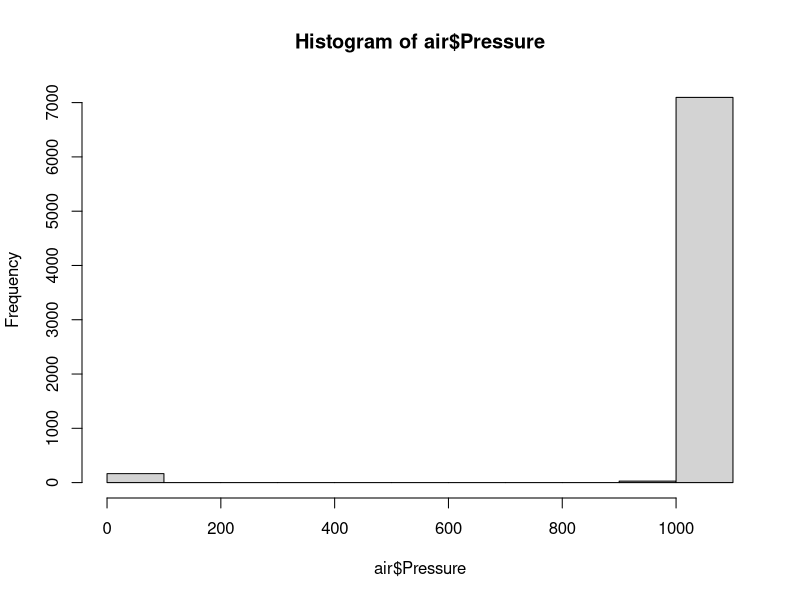
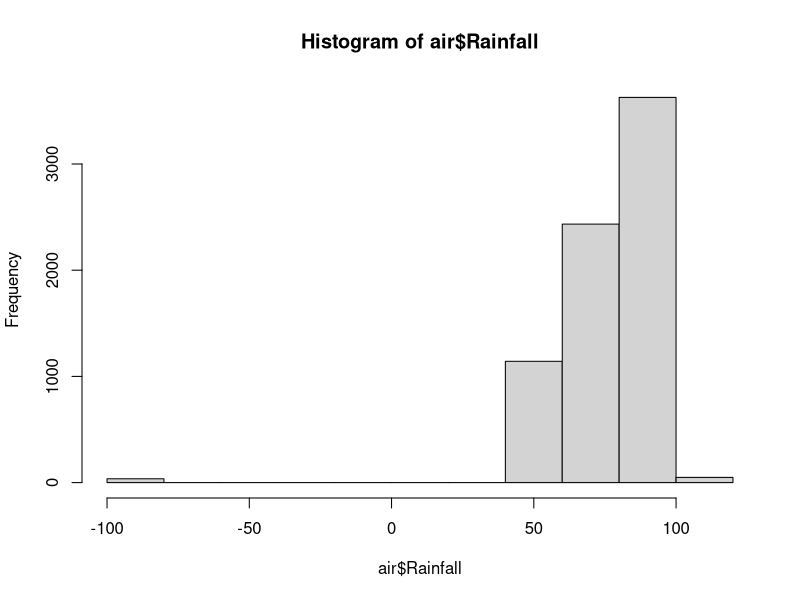
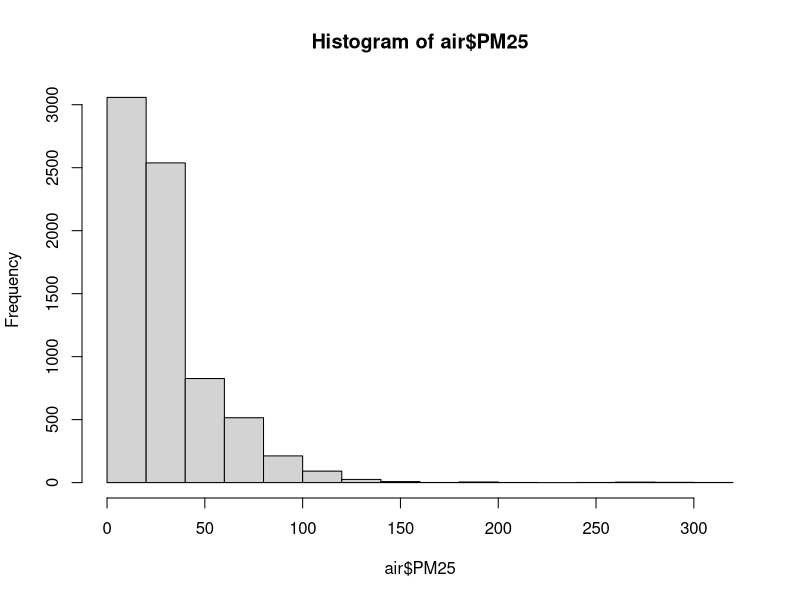
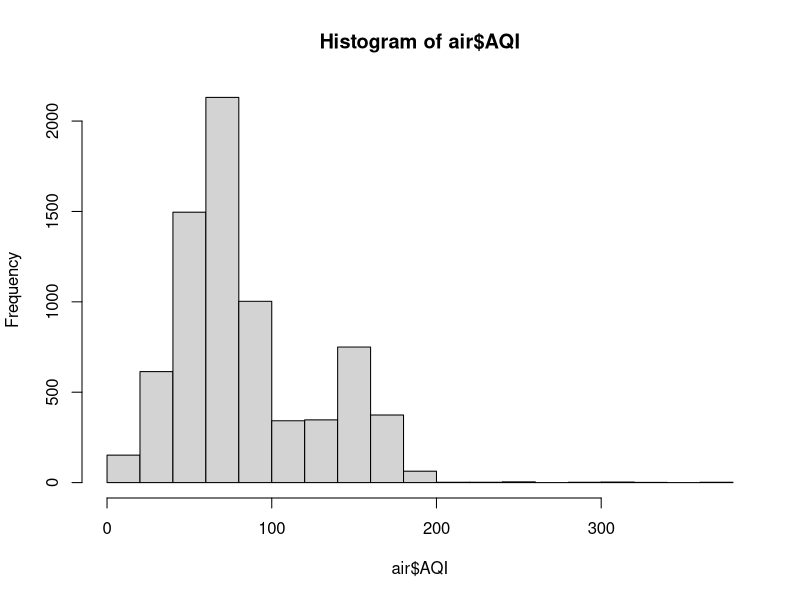

These figures' R source, in order: (Note: this script raises an error after producing the figures.)
# add library and read data
library(tidyverse)
air <- read_csv("data.csv")
summary(air)

# removed the outliers in Pressure 
hist(air$Pressure)
uv <-  quantile(air$Pressure , .1)
air$Pressure[air$Pressure < uv] <- uv
summary(air$Pressure)

# removed the outliers in Rainfall
hist(air$Rainfall)
quantile(air$Rainfall, .1)
vu <- quantile(air$Rainfall, .1)
air$Rainfall[air$Rainfall < vu] <- vu

# removed the outliers in PM25
summary(air$PM25)
hist(air$PM25)
quantile(air$PM25,.99)
lv <- quantile(air$PM25,.99)
air$PM25[air$PM25 > lv] <- lv

# removed the outliers in AQI
summary(air$AQI)
hist(air$AQI)
quantile(air$AQI,.99)
ls <-quantile(air$AQI,.99)
air$AQI[air$AQI > ls] <- ls

# write into a csv
write_csv(air, "data.csv")

